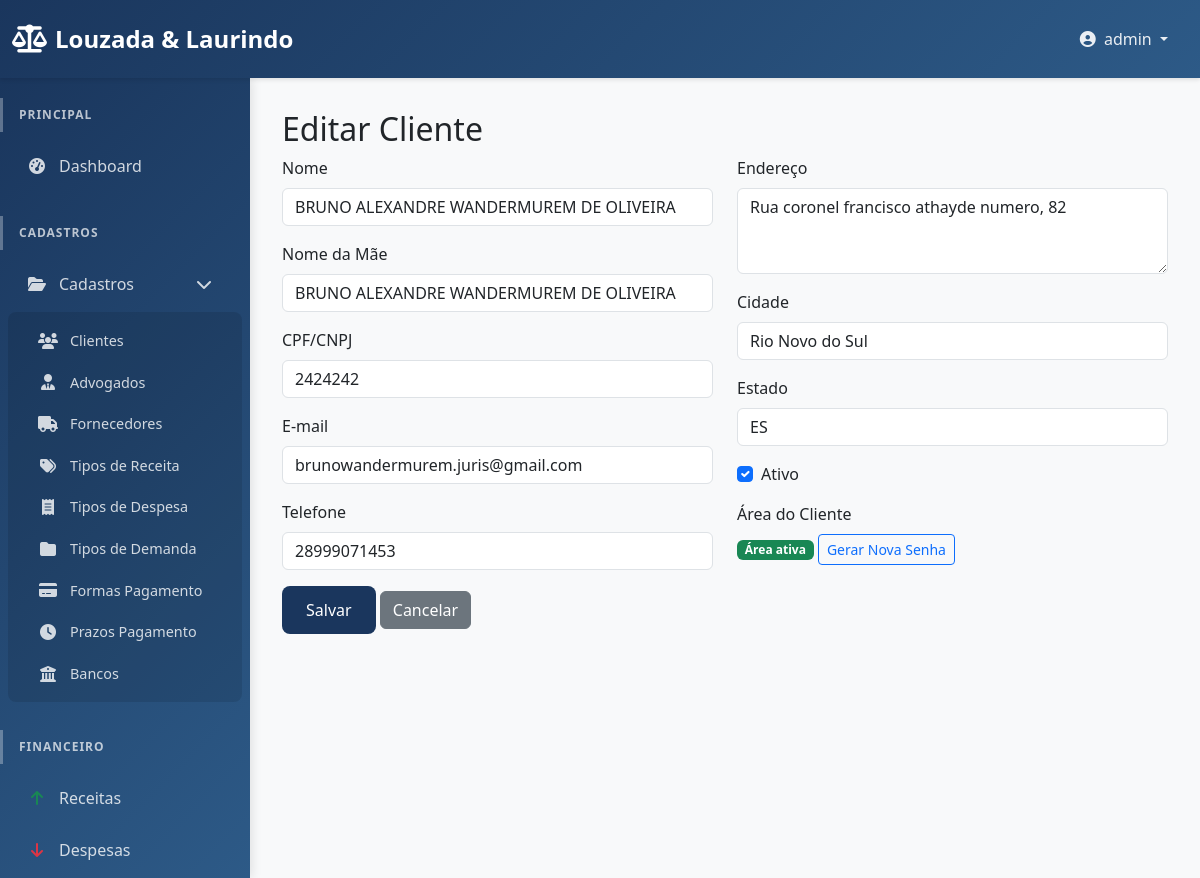
The app's page /dashboard/clients/1/edit/ (signed in) with its own data.
### users/models.py (models this page shows, shortened)
class Lawyer(AbstractUser):
    cpf = models.CharField(max_length=14, unique=True, blank=True, null=True, verbose_name="CPF")
    oab_number = models.CharField(max_length=20, blank=True, null=True, verbose_name="Número OAB")
    STATE_CHOICES = [
        ('AC', 'Acre'), ('AL', 'Alagoas'), ('AP', 'Amapá'), ('AM', 'Amazonas'),
        ('BA', 'Bahia'), ('CE', 'Ceará'), ('DF', 'Distrito Federal'), ('ES', 'Espírito Santo'),
        ('GO', 'Goiás'), ('MA', 'Maranhão'), ('MT', 'Mato Grosso'), ('MS', 'Mato Grosso do Sul'),
        ('MG', 'Minas Gerais'), ('PA', 'Pará'), ('PB', 'Paraíba'), ('PR', 'Paraná'),
        ('PE', 'Pernambuco'), ('PI', 'Piauí'), ('RJ', 'Rio de Janeiro'), ('RN', 'Rio Grande do Norte'),
        ('RS', 'Rio Grande do Sul'), ('RO', 'Rondônia'), ('RR', 'Roraima'), ('SC', 'Santa Catarina'),
        ('SP', 'São Paulo'), ('SE', 'Sergipe'), ('TO', 'Tocantins'),
    ]
    oab_section = models.CharField(max_length=2, choices=STATE_CHOICES, blank=True, null=True, verbose_name="Seccional OAB")
    phone = models.CharField(max_length=20, blank=True, null=True, verbose_name="Telefone")
    pix_key = models.CharField(max_length=255, blank=True, null=True, verbose_name="Chave PIX")
    professional_address = models.TextField(blank=True, null=True, verbose_name="Endereço Profissional")
    registration_date = models.DateField(default=timezone.now, verbose_name="Data de Cadastro")
    enable_publications = models.BooleanField(default=False, verbose_name="Publicações Ativadas")
    enable_login = models.BooleanField(default=True, verbose_name="Login Ativado")
    groups = models.ManyToManyField(
        'auth.Group',
        verbose_name='groups',
        blank=True,
        help_text='The groups this user belongs to. A user will get all permissions granted to each of their groups.',
        related_name="lawyer_set",
        related_query_name="lawyer",
    )
    user_permissions = models.ManyToManyField(
        'auth.Permission',
        verbose_name='user permissions',
        blank=True,
        help_text='Specific permissions for this user.',
        related_name="lawyer_set",
        related_query_name="lawyer",
    )

### dashboard/models.py (models this page shows, shortened)
class Cliente(models.Model):
    nome = models.CharField(max_length=200, verbose_name="Nome")
    nome_mae = models.CharField(max_length=200, blank=True, null=True, verbose_name="Nome da Mãe")
    cpf_cnpj = models.CharField(max_length=20, unique=True, verbose_name="CPF/CNPJ")
    email = models.EmailField(verbose_name="E-mail")
    telefone = models.CharField(max_length=20, verbose_name="Telefone")
    endereco = models.TextField(blank=True, null=True, verbose_name="Endereço")
    cidade = models.CharField(max_length=100, blank=True, null=True, verbose_name="Cidade")
    estado = models.CharField(max_length=2, blank=True, null=True, verbose_name="Estado")
    data_cadastro = models.DateTimeField(auto_now_add=True, verbose_name="Data de Cadastro")
    ativo = models.BooleanField(default=True, verbose_name="Ativo")
    area_cliente_ativa = models.BooleanField(default=False, verbose_name="Área do Cliente Ativa")
    senha_area_cliente = models.CharField(max_length=128, blank=True, null=True, verbose_name="Senha da Área do Cliente")
    class Meta:
        verbose_name = "Cliente"
        verbose_name_plural = "Clientes"
        ordering = ['-data_cadastro']

### dashboard/views.py (the view)
# urls.py: path('clients/<int:pk>/edit/', views.cliente_update, name='client_edit'),
@login_required
def cliente_update(request, pk):
    cliente = get_object_or_404(Cliente, pk=pk)
    if request.method == 'POST':
        if request.headers.get('X-Requested-With') == 'XMLHttpRequest' or 'application/json' in request.META.get('HTTP_ACCEPT', ''):
            form = ClienteForm(request.POST, instance=cliente)
            if form.is_valid():
                form.save()
                return JsonResponse({
                    'success': True,
                    'message': 'Cliente atualizado com sucesso!'
                })
            else:
                return JsonResponse({
                    'success': False,
                    'errors': form.errors
                })
        else:
            form = ClienteForm(request.POST, instance=cliente)
            if form.is_valid():
                form.save()
                messages.success(request, 'Cliente atualizado com sucesso!')
                return redirect('dashboard:clients')
    else:
        form = ClienteForm(instance=cliente)
    return render(request, 'dashboard/client_form.html', {
        'form': form,
        'form_title': 'Editar Cliente',
        'button_text': 'Salvar'
    })

### dashboard/templates/dashboard/client_form.html (shortened to what this page needs)
{% extends 'base.html' %}
{% block content %}
    <h1 class="h2">{{ form_title }}</h1>
    <form method="post" action="">
        <div class="row">
            <div class="col-md-6">
                <div class="mb-3">
                    <label for="{{ form.nome.id_for_label }}" class="form-label">{{ form.nome.label }}</label>
                    {{ form.nome }}
                </div>
                <div class="mb-3">
                    <label for="{{ form.nome_mae.id_for_label }}" class="form-label">{{ form.nome_mae.label }}</label>
                    {{ form.nome_mae }}
                </div>
                <div class="mb-3">
                    <label for="{{ form.cpf_cnpj.id_for_label }}" class="form-label">{{ form.cpf_cnpj.label }}</label>
                    {{ form.cpf_cnpj }}
                </div>
                <div class="mb-3">
                    <label for="{{ form.email.id_for_label }}" class="form-label">{{ form.email.label }}</label>
                    {{ form.email }}
                </div>
                <div class="mb-3">
                    <label for="{{ form.telefone.id_for_label }}" class="form-label">{{ form.telefone.label }}</label>
                    {{ form.telefone }}
                </div>
            </div>
            <div class="col-md-6">
                <div class="mb-3">
                    <label for="{{ form.endereco.id_for_label }}" class="form-label">{{ form.endereco.label }}</label>
                    {{ form.endereco }}
                </div>
                <div class="mb-3">
                    <label for="{{ form.cidade.id_for_label }}" class="form-label">{{ form.cidade.label }}</label>
                    {{ form.cidade }}
                </div>
                <div class="mb-3">
                    <label for="{{ form.estado.id_for_label }}" class="form-label">{{ form.estado.label }}</label>
                    {{ form.estado }}
                </div>
                <div class="mb-3 form-check">
                    <label for="{{ form.ativo.id_for_label }}" class="form-check-label">{{ form.ativo.label }}</label>
                    {{ form.ativo }}
                </div>
                {% if form.instance.pk %}
                <div class="mb-3">
                    <label class="form-label">Área do Cliente</label>
                    <div>
                        {% if form.instance.area_cliente_ativa %}
                            <span class="badge bg-success">Área ativa</span>
                            <a href="{% url 'dashboard:client_activate_area' form.instance.pk %}" class="btn btn-sm btn-outline-primary" onclick="event.preventDefault(); if(confirm('Tem certeza que deseja gerar uma nova senha para a Área do Cliente?')) {document.getElementById('activate-area-form-{{ form.instance.pk }}').submit();}">Gerar Nova Senha</a>
                        {% endif %}
                    </div>
                </div>
                {% endif %}
            </div>
        </div>
        {% if button_text == 'Fechar' %}
            <a href="{% url 'dashboard:clients' %}" class="btn btn-secondary">{{ button_text }}</a>
        {% else %}
            <button type="submit" class="btn btn-primary">{{ button_text }}</button>
            <a href="{% url 'dashboard:clients' %}" class="btn btn-secondary">Cancelar</a>
        {% endif %}
    </form>
{% endblock %}

### templates/base.html (shortened to what this page needs)
<!doctype html>
<html lang="pt-BR">
<head>
    <link href="https://cdn.jsdelivr.net/npm/bootstrap@5.3.3/dist/css/bootstrap.min.css" rel="stylesheet">
    <link href="https://cdnjs.cloudflare.com/ajax/libs/font-awesome/6.4.0/css/all.min.css" rel="stylesheet">
    {% load static %}
    <link href="{% static 'dashboard/css/custom.css' %}" rel="stylesheet">
</head>
<body>
    {% if user.is_authenticated %}
    <nav class="navbar navbar-expand-lg navbar-dark sticky-top">
        <div class="container-fluid">
            <a class="navbar-brand" href="{% url 'dashboard:home' %}">
                <i class="fas fa-balance-scale"></i>
                Louzada & Laurindo
            </a>
            <div class="collapse navbar-collapse" id="navbarNav">
                <ul class="navbar-nav ms-auto">
                    <li class="nav-item dropdown">
                        <a class="nav-link dropdown-toggle" href="#" id="navbarDropdown" role="button" data-bs-toggle="dropdown" aria-expanded="false">
                            <i class="fas fa-user-circle me-1"></i>
                            {{ user.get_full_name|default:user.username }}
                        </a>
                    </li>
                </ul>
            </div>
        </div>
    </nav>
    <div class="d-flex">
        <div class="offcanvas-lg offcanvas-start sidebar" tabindex="-1" id="sidebarMenu" aria-labelledby="sidebarMenuLabel">
            <div class="offcanvas-body d-flex flex-column">
                <nav class="nav flex-column flex-grow-1">
                    <div class="nav-section">
                        <div class="nav-section-title">Principal</div>
                        <ul class="nav flex-column">
                            <li class="nav-item">
                                <a class="nav-link {% if request.resolver_match.url_name == 'home' %}active{% endif %}" href="{% url 'dashboard:home' %}">
                                    <i class="fas fa-tachometer-alt"></i>
                                    Dashboard
                                </a>
                            </li>
                        </ul>
                    </div>
                    <div class="nav-section">
                        <div class="nav-section-title">Cadastros</div>
                        <ul class="nav flex-column">
                            <li class="nav-item">
                                <a class="nav-link" data-bs-toggle="collapse" href="#cadastros-submenu" role="button" aria-expanded="true" aria-controls="cadastros-submenu">
                                    <i class="fas fa-folder-open"></i>
                                    Cadastros
                                    <i class="fas fa-chevron-down ms-auto"></i>
                                </a>
                                <div class="collapse show submenu" id="cadastros-submenu">
                                    <ul class="nav flex-column">
                                        <li class="nav-item">
                                            <a class="nav-link {% if request.resolver_match.url_name == 'clients' %}active{% endif %}" href="{% url 'dashboard:clients' %}">
                                                <i class="fas fa-users"></i>
                                                Clientes
                                            </a>
                                        </li>
                                        <li class="nav-item">
                                            <a class="nav-link {% if request.resolver_match.url_name == 'lawyers' %}active{% endif %}" href="{% url 'dashboard:lawyers' %}">
                                                <i class="fas fa-user-tie"></i>
                                                Advogados
                                            </a>
                                        </li>
                                        <li class="nav-item">
                                            <a class="nav-link" href="#">
                                                <i class="fas fa-truck"></i>
                                                Fornecedores
                                            </a>
                                        </li>
                                        <li class="nav-item">
                                            <a class="nav-link {% if request.resolver_match.url_name == 'tipo_receita_list' %}active{% endif %}" href="{% url 'dashboard:tipo_receita_list' %}">
                                                <i class="fas fa-tags"></i>
                                                Tipos de Receita
                                            </a>
                                        </li>
                                        <li class="nav-item">
                                            <a class="nav-link {% if request.resolver_match.url_name == 'tipo_despesa_list' %}active{% endif %}" href="{% url 'dashboard:tipo_despesa_list' %}">
                                                <i class="fas fa-receipt"></i>
                                                Tipos de Despesa
                                            </a>
                                        </li>
                                        <li class="nav-item">
                                            <a class="nav-link" href="#">
                                                <i class="fas fa-folder"></i>
                                                Tipos de Demanda
                                            </a>
                                        </li>
                                        <li class="nav-item">
                                            <a class="nav-link {% if request.resolver_match.url_name == 'forma_pagamento_list' %}active{% endif %}" href="{% url 'dashboard:forma_pagamento_list' %}">
                                                <i class="fas fa-credit-card"></i>
                                                Formas Pagamento
                                            </a>
                                        </li>
                                        <li class="nav-item">
                                            <a class="nav-link {% if request.resolver_match.url_name == 'prazo_pagamento_list' %}active{% endif %}" href="{% url 'dashboard:prazo_pagamento_list' %}">
                                                <i class="fas fa-clock"></i>
                                                Prazos Pagamento
                                            </a>
                                        </li>
                                        <li class="nav-item">
                                            <a class="nav-link {% if request.resolver_match.url_name == 'banco_list' %}active{% endif %}" href="{% url 'dashboard:banco_list' %}">
                                                <i class="fas fa-university"></i>
                                                Bancos
                                            </a>
                                        </li>
                                    </ul>
                                </div>
                            </li>
                        </ul>
                    </div>
                    <div class="nav-section">
                        <div class="nav-section-title">Financeiro</div>
                        <ul class="nav flex-column">
                            <li class="nav-item">
                                <a class="nav-link {% if request.resolver_match.url_name == 'receitas' %}active{% endif %}" href="{% url 'dashboard:receitas' %}">
                                    <i class="fas fa-arrow-up text-success"></i>
                                    Receitas
                                </a>
                            </li>
                            <li class="nav-item">
                                <a class="nav-link" href="#">
                                    <i class="fas fa-arrow-down text-danger"></i>
                                    Despesas
                                </a>
                            </li>
                        </ul>
                    </div>
                </nav>
            </div>
        </div>
        <div class="main-content flex-grow-1">
            {% block content %}
            {% endblock %}
        </div>
    </div>
    {% else %}
    <div class="container-fluid h-100">
    </div>
    {% endif %}
</body>
</html>

### records on screen
Lawyer: get_full_name "admin"
Cliente: nome "BRUNO ALEXANDRE WANDERMUREM DE OLIVEIRA", nome_mae "BRUNO ALEXANDRE WANDERMUREM DE OLIVEIRA", cpf_cnpj "2424242", email "brunowandermurem.juris@gmail.com", telefone "28999071453", endereco "Rua coronel francisco athayde numero, 82", cidade "Rio Novo do Sul", estado "ES", ativo "☑"

### other values on screen
{{ button_text }} "Salvar"
